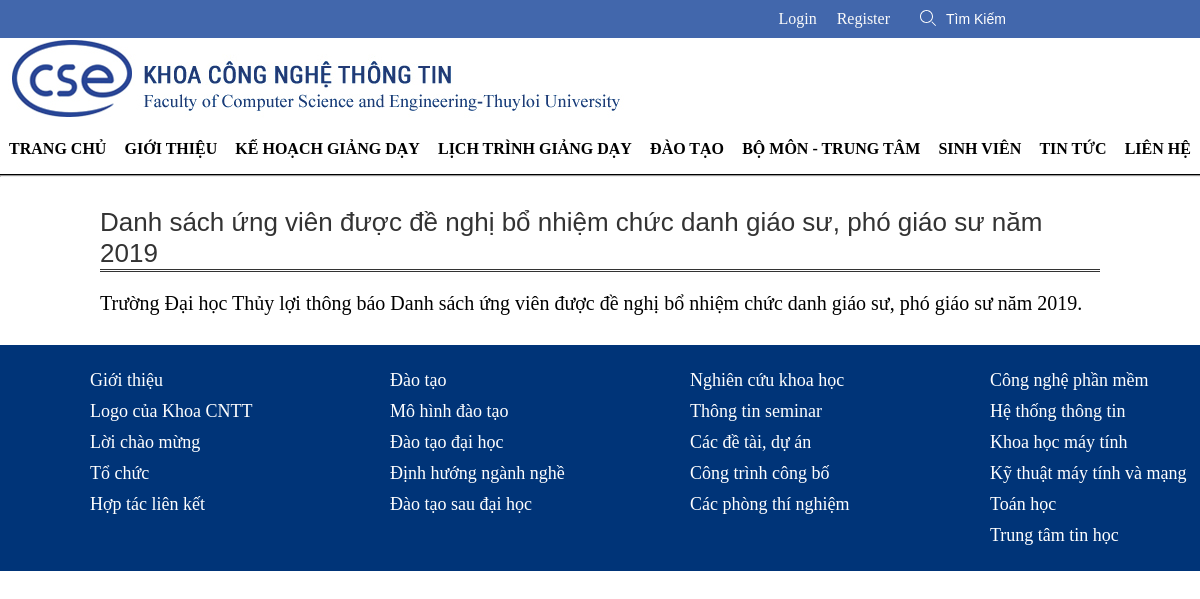
The app's page /newsDetail.php?news=3 with its own data.
### tables this page shows
CREATE TABLE `news` (
  `newId` int(8) UNSIGNED NOT NULL,
  `newTitle` varchar(150) NOT NULL,
  `newContent` text NOT NULL,
  `newImage` varchar(30) NOT NULL
);

### newsDetail.php (the view, shortened to what this page needs)
<?php
	include 'connect.php';
?>
<!DOCTYPE html>
<html lang="en">
<head>
	<link rel="stylesheet" href="css/style.css">
</head>
<body>
	<div class="wrapper">
		<header>
			<?php
			include 'header.php';
			?>
		</header>
		<div class="main">
			<div class="container news">
				<?php
					$news = $_GET["news"];
					$sql = "SELECT * FROM news WHERE newId = $news";
					foreach ($db->query($sql) as $row) {
				?>
				<h3><?php echo $row['newTitle'] ?></h3>
						<div style="font-size: 20px; margin-top: 20px">
							<?php echo $row['newContent'] ?>
						</div>
					<?php
						}
					?>
			</div>
		</div>
		<footer>
			<?php
			include 'footer.php';
			?>
		</footer>
	</div>
</body>
</html>

### css/style.css (style rules this page uses)
* { padding: 0px; margin: 0px; }
html,body { width: 100%; height: 100%; font-family: "Times New Roman", Times, serif; }
.wrapper { width: 100%; height: 100%; display: flex; flex-direction: column; }
.wrapper header { width: 100%; height: auto; position: fixed; }
::placeholder { color: #FFF; }
.main { width: 100%; height: auto; margin-top: 177px; }
.container { width: 1000px; height: auto; margin: auto; }
.main .container h3 { margin-top: 30px; border-bottom: 3px double #333; color: #333; font-size: 26px; font-family: arial; font-weight: lighter; }
footer { background-color: #003478; margin-top: 30px; margin-bottom: 10px; }

### records on screen
news: newTitle "Danh sách ứng viên được đề nghị bổ nhiệm chức danh giáo sư, phó giáo sư năm 2019", newContent "Trường Đại học Thủy lợi thông báo Danh sách ứng viên được đề nghị bổ nhiệm chức danh giáo sư, phó giáo sư năm 2019."
